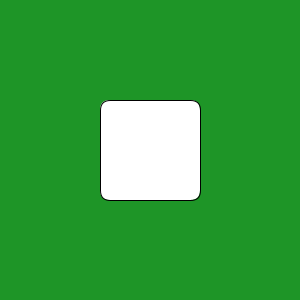
Frame 1 (no input)
Frame 2 (the mouse pressed at the canvas centre, redrawn once): identical to frame 1, image omitted

The Processing sketch that drew this single still picture (run headless with seeded random() and noise(); the mouse was pressed at the canvas centre and the sketch redrawn once):

// Processing sketch: Ejercicio2
// ── Ejercicio2.pde
 private Resultado re;
 private Dado dado;
 
 public void setup(){
  size(300,300);
  noLoop();
  re = new Resultado();
  dado = new Dado(100,100);
  println("ENTER para girar los Dados");
  println("TAB para ver resultados");
  }
 
 void draw(){
  background(#1E9527);
  dado.display();
  }
  
 void keyReleased(){
  if(key == ENTER){
   int num = (int) random(1, 7);
   re.actualizarNumero(num);
   redraw();
   }
  
  if(key == TAB){  
   println("Los resultados son:");
   for(int i = 0; i < re.indice; i++){
    if (i % 4 == 0 && i != 0){
     println();
     }
     print(re.resultados[i] + " ");
     }
     println();     
     }
  } 

// ── Dado.pde
class Dado extends GameObject{
 int numero = 0;
 
 public Dado(int x, int y){
  super(x, y);
  }
 
 void display(){
  dibujarDado();
  dibujarPuntos(); 
  }
  
 void dibujarDado(){
  fill(255);
  stroke(0);
  rect(x, y, 100, 100, 10);
  }
  
 void dibujarPuntos(){
  textSize(30);
  fill(0);
  noStroke();
  ellipseMode(CENTER);
   
  switch(numero){
   case 1:
    text("Uno",200,50);
    ellipse(x+50, y+50, 10, 10);
    break;
   case 2:
    text("Dos",200,50);
    ellipse(x+25,y+25,10,10);
    ellipse(x+75,y+75,10,10);
    break;
   case 3:
    text("Tres",200,50);
    ellipse(x+25,y+25,10,10);
    ellipse(x+75,y+75,10,10);
    ellipse(x+50,y+50,10,10);
    break;
    case 4:
    text("Cuatro",200,50);
    ellipse(x+25,y+25,10,10);
    ellipse(x+75,y+75,10,10);
    ellipse(x+25,y+75,10,10);
    ellipse(x+75,y+25,10,10);
    break;
   case 5:
    text("Cinco",200,50);
    ellipse(x+25,y+25,10,10);
    ellipse(x+75,y+75,10,10);
    ellipse(x+25,y+75,10,10);
    ellipse(x+75,y+25,10,10);
    ellipse(x+50,y+50,10,10);
    break;
   case 6:
    text("Seis",200,50);
    ellipse(x+25,y+25,10,10);
    ellipse(x+75,y+75,10,10);
    ellipse(x+25,y+75,10,10);
    ellipse(x+75,y+25,10,10);
    ellipse(x+25,y+50,10,10);
    ellipse(x+75,y+50,10,10);
    break;
    }
  } 
}

// ── GameObject.pde
abstract class GameObject{
 protected int x, y;

 public GameObject(int x, int y){
  this.x = x;
  this.y = y;
  }

 abstract void display();
}

// ── Numero.pde
class Numero extends GameObject{
 int numero = 0;
 int[] resultados = new int[100];
 int indice = 0;
 
 public Numero(int x, int y){
  super(x, y);
  }
 
 void display(){
  dibujarPuntos(); 
  }
  
 void actualizarNumero(int resultado){
  if (indice < resultados.length){
   resultados[indice] = resultado; 
   numero = resultado;
   indice++; 
   }
  }
  
 void dibujarPuntos(){
  textSize(30);
  fill(0);
  noStroke();
  ellipseMode(CENTER);
   
  switch(numero){
   case 1:
    text("Uno",200,50);
    ellipse(x+50, y+50, 10, 10);
    break;
   case 2:
    text("Dos",200,50);
    ellipse(x+25,y+25,10,10);
    ellipse(x+75,y+75,10,10);
    break;
   case 3:
    text("Tres",200,50);
    ellipse(x+25,y+25,10,10);
    ellipse(x+75,y+75,10,10);
    ellipse(x+50,y+50,10,10);
    break;
    case 4:
    text("Cuatro",200,50);
    ellipse(x+25,y+25,10,10);
    ellipse(x+75,y+75,10,10);
    ellipse(x+25,y+75,10,10);
    ellipse(x+75,y+25,10,10);
    break;
   case 5:
    text("Cinco",200,50);
    ellipse(x+25,y+25,10,10);
    ellipse(x+75,y+75,10,10);
    ellipse(x+25,y+75,10,10);
    ellipse(x+75,y+25,10,10);
    ellipse(x+50,y+50,10,10);
    break;
   case 6:
    text("Seis",200,50);
    ellipse(x+25,y+25,10,10);
    ellipse(x+75,y+75,10,10);
    ellipse(x+25,y+75,10,10);
    ellipse(x+75,y+25,10,10);
    ellipse(x+25,y+50,10,10);
    ellipse(x+75,y+50,10,10);
    break;
    }
  } 
}

// ── Resultado.pde
class Resultado{
 int[] resultados = new int[100];
 int indice = 0;
 
 public Resultado(){
  }
  
 void actualizarNumero(int resultado){
  if (indice < resultados.length){
   resultados[indice] = resultado; 
   dado.numero = resultado;
   indice++; 
   }
  }
}
